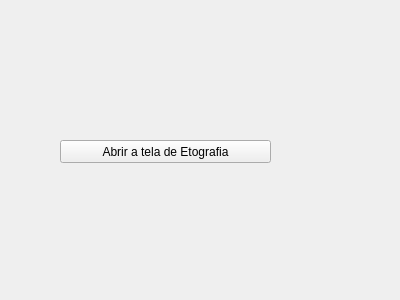
<?xml version="1.0" encoding="UTF-8"?>
<ui version="4.0">
 <class>EmuladorTelaEtografia</class>
 <widget class="QWidget" name="EmuladorTelaEtografia">
  <property name="geometry">
   <rect>
    <x>0</x>
    <y>0</y>
    <width>400</width>
    <height>300</height>
   </rect>
  </property>
  <property name="windowTitle">
   <string>Form</string>
  </property>
  <widget class="QPushButton" name="pushButton">
   <property name="geometry">
    <rect>
     <x>60</x>
     <y>140</y>
     <width>211</width>
     <height>23</height>
    </rect>
   </property>
   <property name="text">
    <string>Abrir a tela de Etografia</string>
   </property>
  </widget>
 </widget>
 <resources/>
 <connections/>
</ui>
